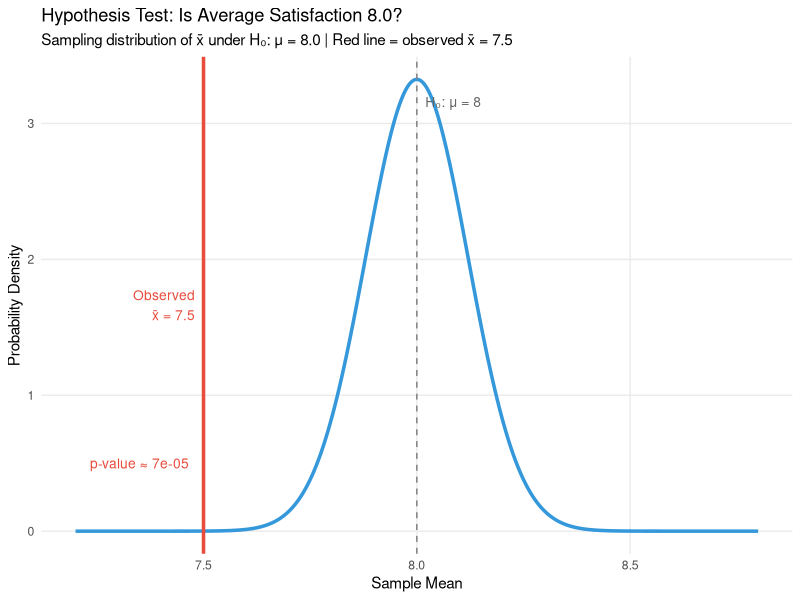
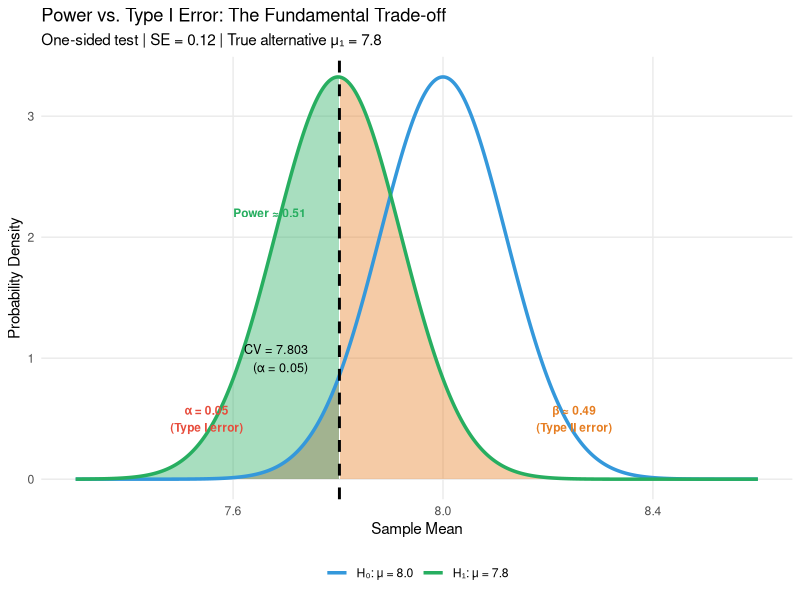
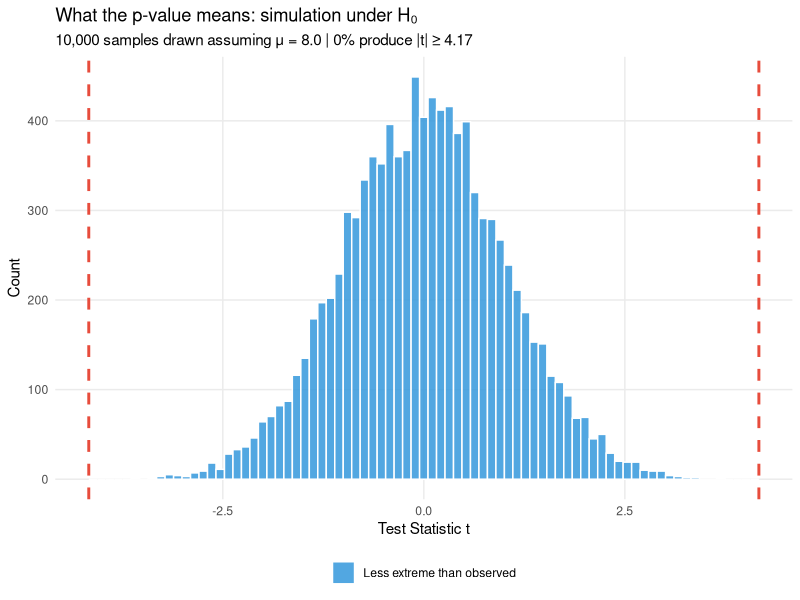
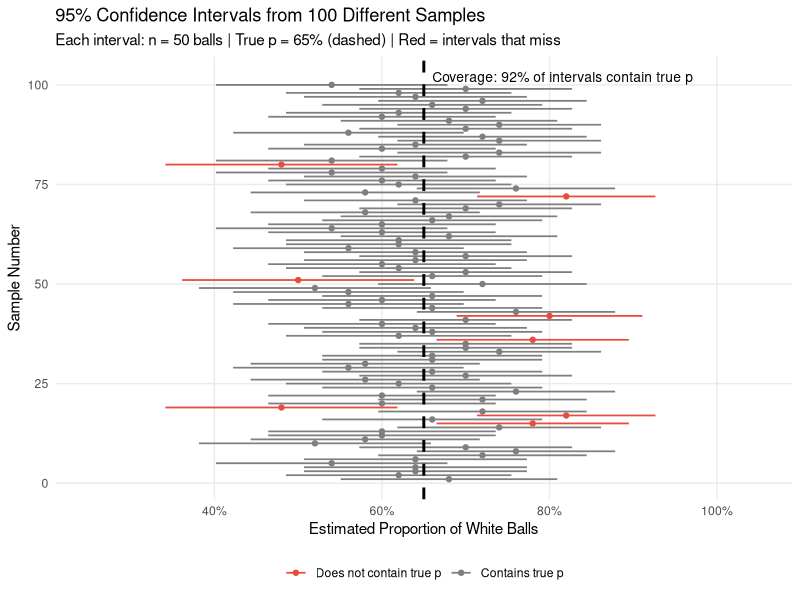
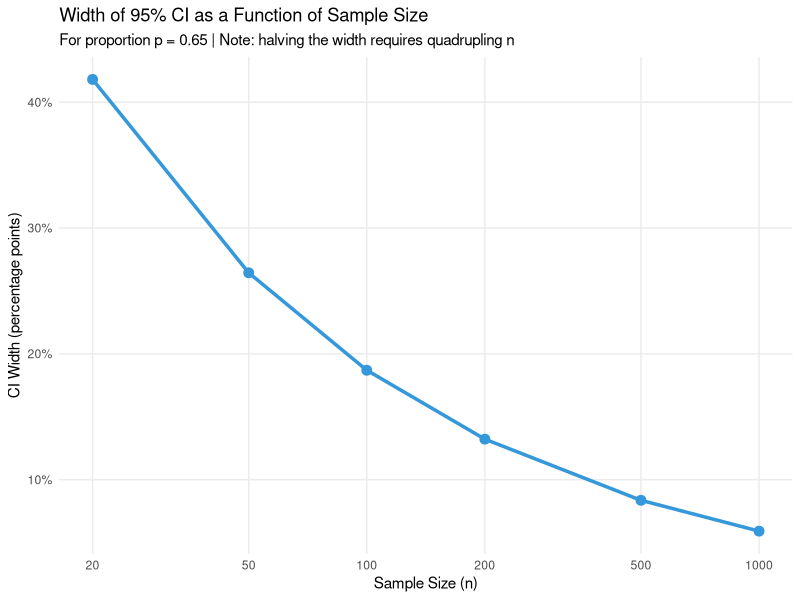

Here is the R script that generated these plots, in order:
## ---- chunk 1
#| code-summary: "Packages used for R examples"
#| message: false
#| warning: false
library(ggplot2)
library(dplyr)
library(tidyr)
library(ggpubr)
## ---- chunk 2
#| include: false
# Pre-compute values referenced in prose before their defining chunks run
n <- 100; x_bar <- 7.5; s <- 1.2; mu_0 <- 8.0
se     <- s / sqrt(n)
t_stat <- (x_bar - mu_0) / se
p_val  <- 2 * pt(abs(t_stat), df = n - 1, lower.tail = FALSE)
n_balls <- 100; n_white <- 68; p_hat <- n_white / n_balls
z_star   <- qnorm(0.975)
se_prop  <- sqrt(p_hat * (1 - p_hat) / n_balls)
ci_lower <- p_hat - z_star * se_prop
ci_upper <- p_hat + z_star * se_prop
## ---- chunk 3
#| code-summary: "Manual hypothesis test and R's t.test()"

# Sample data (summarised)
n      <- 100
x_bar  <- 7.5
s      <- 1.2
mu_0   <- 8.0

# Standard error and test statistic
se     <- s / sqrt(n)
t_stat <- (x_bar - mu_0) / se

# p-value (two-tailed, using t-distribution with df = n - 1)
p_val  <- 2 * pt(abs(t_stat), df = n - 1, lower.tail = FALSE)

cat("Test statistic t =", round(t_stat, 3), "\n")
cat("p-value =", round(p_val, 6), "\n")

# R's built-in t.test() gives the same result
# (requires the raw data; here we use a simulation to illustrate)
set.seed(42)
scores <- rnorm(n, mean = x_bar, sd = s)   # simulated sample matching our summary stats
t_test <- t.test(scores, mu = mu_0, alternative = "two.sided")
t_test
## ---- chunk 4
#| code-summary: "Visualizing the hypothesis test"
#| label: fig-ht
#| fig-cap: "The hypothesis test. The normal curve shows the sampling distribution of the sample mean **if** the null hypothesis were true (μ₀ = 8.0). Our observed mean of 7.5 falls 4.17 standard errors from the null — in the extreme left tail. The red shaded areas show the p-value: the probability of observing a result this extreme or more extreme under H₀."
#| fig-height: 4

x_range <- seq(7.2, 8.8, length.out = 500)
df_curve <- tibble(x = x_range, y = dnorm(x_range, mean = mu_0, sd = se))

crit_val <- qnorm(0.025, mean = mu_0, sd = se)  # lower critical value

ggplot(df_curve, aes(x = x, y = y)) +
  geom_line(linewidth = 1.2, color = "#3498db") +
  geom_area(data = filter(df_curve, x <= mu_0 - abs(x_bar - mu_0)),
    fill = "#e74c3c", alpha = 0.4) +
  geom_area(data = filter(df_curve, x >= mu_0 + abs(x_bar - mu_0)),
    fill = "#e74c3c", alpha = 0.4) +
  geom_vline(xintercept = mu_0, linetype = "dashed", color = "gray50") +
  geom_vline(xintercept = x_bar, linetype = "solid", color = "#e74c3c", linewidth = 1.2) +
  annotate("text", x = mu_0 + 0.02, y = max(df_curve$y) * 0.95,
    label = paste0("H₀: μ = ", mu_0), hjust = 0, color = "gray40", size = 3.5) +
  annotate("text", x = x_bar - 0.02, y = max(df_curve$y) * 0.5,
    label = paste0("Observed\nx̄ = ", x_bar), hjust = 1, color = "#e74c3c", size = 3.5) +
  annotate("text", x = 7.35, y = max(df_curve$y) * 0.15,
    label = paste0("p-value ≈ ", round(p_val, 5)), color = "#e74c3c", size = 3.5) +
  labs(
    title = "Hypothesis Test: Is Average Satisfaction 8.0?",
    subtitle = "Sampling distribution of x̄ under H₀: μ = 8.0 | Red line = observed x̄ = 7.5",
    x = "Sample Mean", y = "Probability Density"
  ) +
  theme_minimal() +
  theme(panel.grid.minor = element_blank())
## ---- chunk 5
#| code-summary: "Power vs. Type I error trade-off"
#| label: fig-power
#| fig-cap: "The power–α trade-off. The blue curve is the sampling distribution of x̄ under H₀ (μ = 8.0); the green curve shows the distribution under a plausible true alternative (μ₁ = 7.8). The dashed vertical line is the critical value for α = 0.05. The red area is α (rejecting a true H₀); the orange area is β (failing to reject when H₁ is true); the green area is power (correctly rejecting H₀). Moving the critical value left reduces α but shrinks the green area — power falls."
#| fig-height: 4

mu_0  <- 8.0
mu_1  <- 7.8   # assumed true alternative
se_ht <- 0.12  # SE from the example (s=1.2, n=100)

alpha_show <- 0.05
cv <- qnorm(alpha_show, mean = mu_0, sd = se_ht)  # one-sided lower critical value

x_seq  <- seq(7.3, 8.6, length.out = 600)
df_two <- tibble(
  x  = x_seq,
  h0 = dnorm(x_seq, mu_0, se_ht),
  h1 = dnorm(x_seq, mu_1, se_ht)
)

ggplot(df_two, aes(x = x)) +
  # α region: left tail of H₀ past CV
  geom_area(data = filter(df_two, x <= cv),
    aes(y = h0), fill = "#e74c3c", alpha = 0.4) +
  # β region: right tail of H₁ past CV (missed detections)
  geom_area(data = filter(df_two, x >= cv),
    aes(y = h1), fill = "#e67e22", alpha = 0.4) +
  # Power region: left tail of H₁ below CV
  geom_area(data = filter(df_two, x <= cv),
    aes(y = h1), fill = "#27ae60", alpha = 0.4) +
  # Distribution curves
  geom_line(aes(y = h0, color = "H₀: μ = 8.0"), linewidth = 1.2) +
  geom_line(aes(y = h1, color = "H₁: μ = 7.8"), linewidth = 1.2) +
  # Critical value
  geom_vline(xintercept = cv, linetype = "dashed", linewidth = 1, color = "black") +
  # Labels
  annotate("text", x = cv - 0.06, y = 1.0,
    label = paste0("CV = ", round(cv, 3), "\n(α = ", alpha_show, ")"),
    hjust = 1, size = 3.2, color = "black") +
  annotate("text", x = 7.55, y = 0.5,
    label = paste0("α = ", alpha_show, "\n(Type I error)"),
    hjust = 0.5, size = 3, color = "#e74c3c", fontface = "bold") +
  annotate("text", x = 8.25, y = 0.5,
    label = paste0("β ≈ ", round(1 - pnorm(cv, mu_1, se_ht), 2), "\n(Type II error)"),
    hjust = 0.5, size = 3, color = "#e67e22", fontface = "bold") +
  annotate("text", x = 7.67, y = 2.2,
    label = paste0("Power ≈ ", round(pnorm(cv, mu_1, se_ht), 2)),
    hjust = 0.5, size = 3, color = "#27ae60", fontface = "bold") +
  scale_color_manual(
    values = c("H₀: μ = 8.0" = "#3498db", "H₁: μ = 7.8" = "#27ae60"),
    name = NULL) +
  labs(
    title = "Power vs. Type I Error: The Fundamental Trade-off",
    subtitle = paste0("One-sided test | SE = ", se_ht,
      " | True alternative μ₁ = ", mu_1),
    x = "Sample Mean", y = "Probability Density"
  ) +
  theme_minimal() +
  theme(legend.position = "bottom", panel.grid.minor = element_blank())
## ---- chunk 6
#| label: tbl-power
#| tbl-cap: "How the choice of α determines the trade-off between Type I error rate and power, for a one-sided test with SE = 0.12 and a true alternative of μ₁ = 7.8."
#| code-summary: "Power table for different α levels"

alphas_tbl <- c(0.10, 0.05, 0.01)
cvs_tbl    <- qnorm(alphas_tbl, mean = mu_0, sd = se_ht)
powers_tbl <- pnorm(cvs_tbl,   mean = mu_1, sd = se_ht)

power_table <- tibble(
  `α (significance level)`   = alphas_tbl,
  `Critical value`            = round(cvs_tbl, 3),
  `Power (1 − β)`             = round(powers_tbl, 3),
  `Type II error rate (β)`    = round(1 - powers_tbl, 3)
)

knitr::kable(power_table)
## ---- chunk 7
#| code-summary: "Demonstrating what a p-value is via simulation"
#| label: fig-pval-sim
#| fig-cap: "Simulating what the p-value means. We draw 10,000 samples from a population where H₀ is true (μ = 8.0), compute the test statistic for each, and record the proportion that are at least as extreme as our observed t = -4.17. That proportion is the p-value."
#| fig-height: 3.5

set.seed(42)
n_sim <- 10000
sim_tstats <- replicate(n_sim, {
  sim_sample <- rnorm(n, mean = mu_0, sd = s)
  (mean(sim_sample) - mu_0) / (sd(sim_sample) / sqrt(n))
})

sim_p <- mean(abs(sim_tstats) >= abs(t_stat))

ggplot(tibble(t = sim_tstats), aes(x = t)) +
  geom_histogram(aes(fill = abs(t) >= abs(t_stat)), bins = 80,
    color = "white", alpha = 0.85) +
  scale_fill_manual(values = c("FALSE" = "#3498db", "TRUE" = "#e74c3c"),
    labels = c("FALSE" = "Less extreme than observed",
               "TRUE" = paste0("At least as extreme (", round(sim_p * 100, 3), "%)")),
    name = NULL) +
  geom_vline(xintercept = c(-abs(t_stat), abs(t_stat)),
    linetype = "dashed", color = "#e74c3c", linewidth = 1) +
  labs(
    title = "What the p-value means: simulation under H₀",
    subtitle = paste0("10,000 samples drawn assuming μ = 8.0 | ",
      round(sim_p * 100, 3), "% produce |t| ≥ ", round(abs(t_stat), 2)),
    x = "Test Statistic t", y = "Count"
  ) +
  theme_minimal() +
  theme(legend.position = "bottom", panel.grid.minor = element_blank())
## ---- chunk 8
#| code-summary: "Constructing a 95% confidence interval for a proportion"

n_balls   <- 100
n_white   <- 68
p_hat     <- n_white / n_balls

se_prop   <- sqrt(p_hat * (1 - p_hat) / n_balls)
z_star    <- qnorm(0.975)   # = 1.96

ci_lower  <- p_hat - z_star * se_prop
ci_upper  <- p_hat + z_star * se_prop

cat("Point estimate: p̂ =", p_hat, "\n")
cat("Standard error: SE =", round(se_prop, 4), "\n")
cat("95% CI: [", round(ci_lower, 3), ",", round(ci_upper, 3), "]\n")

# R's built-in function
prop.test(x = n_white, n = n_balls, conf.level = 0.95)
## ---- chunk 9
#| code-summary: "Visualizing 95% confidence: many CIs from the same population"
#| label: fig-ci-coverage
#| fig-cap: "100 confidence intervals, each constructed from a different sample of 50 balls from the same ball pit (true p = 0.65, dashed line). About 95 of the 100 intervals contain the true proportion (grey). The red intervals are the roughly 5% that miss — not because we did anything wrong, but because that is the expected behaviour of a 95% procedure."
#| fig-height: 6

set.seed(99)
true_p   <- 0.65
N        <- 5000
pop      <- sample(c("White", "Grey"), N, replace = TRUE,
                   prob = c(true_p, 1 - true_p))
n_ci     <- 50
n_trials <- 100

ci_results <- bind_rows(lapply(seq_len(n_trials), function(i) {
  s     <- sample(pop, n_ci, replace = FALSE)
  ph    <- mean(s == "White")
  se_i  <- sqrt(ph * (1 - ph) / n_ci)
  tibble(
    trial = i,
    p_hat = ph,
    lower = ph - 1.96 * se_i,
    upper = ph + 1.96 * se_i,
    covers = (ph - 1.96 * se_i <= true_p) & (ph + 1.96 * se_i >= true_p)
  )
}))

coverage_pct <- round(mean(ci_results$covers) * 100, 1)

ggplot(ci_results, aes(y = trial, x = p_hat, color = covers)) +
  geom_point(size = 1.5) +
  geom_errorbarh(aes(xmin = lower, xmax = upper), height = 0, linewidth = 0.6) +
  geom_vline(xintercept = true_p, linetype = "dashed", color = "black", linewidth = 1) +
  scale_color_manual(values = c("TRUE" = "grey50", "FALSE" = "#e74c3c"),
    labels = c("TRUE" = "Contains true p", "FALSE" = "Does not contain true p"),
    name = NULL) +
  scale_x_continuous(labels = scales::percent_format(), limits = c(0.25, 1.05)) +
  annotate("text", x = 0.66, y = n_trials * 1.02,
    label = paste0("Coverage: ", coverage_pct, "% of intervals contain true p"),
    hjust = 0, size = 3.5) +
  labs(
    title = "95% Confidence Intervals from 100 Different Samples",
    subtitle = paste0("Each interval: n = ", n_ci, " balls | True p = 65% (dashed) | Red = intervals that miss"),
    x = "Estimated Proportion of White Balls", y = "Sample Number"
  ) +
  theme_minimal() +
  theme(legend.position = "bottom", panel.grid.minor = element_blank())
## ---- chunk 10
#| code-summary: "CI width as a function of sample size"
#| label: fig-ci-width
#| fig-cap: "Confidence interval width decreases with sample size, but with diminishing returns. Quadrupling the sample size halves the CI width."
#| fig-height: 3.5

ci_width_df <- bind_rows(lapply(c(20, 50, 100, 200, 500, 1000), function(sn) {
  ph  <- true_p  # use known true p for illustration
  se_n <- sqrt(ph * (1 - ph) / sn)
  tibble(n = sn, width = 2 * 1.96 * se_n)
}))

ggplot(ci_width_df, aes(x = n, y = width)) +
  geom_line(color = "#3498db", linewidth = 1.2) +
  geom_point(color = "#3498db", size = 3) +
  scale_x_log10(breaks = c(20, 50, 100, 200, 500, 1000)) +
  scale_y_continuous(labels = scales::percent_format()) +
  labs(
    title = "Width of 95% CI as a Function of Sample Size",
    subtitle = "For proportion p = 0.65 | Note: halving the width requires quadrupling n",
    x = "Sample Size (n)", y = "CI Width (percentage points)"
  ) +
  theme_minimal() +
  theme(panel.grid.minor = element_blank())
## ---- chunk 11
#| code-summary: "Customer satisfaction CI"

ci_sat_lower <- x_bar - qnorm(0.975) * se
ci_sat_upper <- x_bar + qnorm(0.975) * se

cat("95% CI for mean satisfaction: [",
  round(ci_sat_lower, 3), ",", round(ci_sat_upper, 3), "]\n")
cat("H₀ value (μ₀ = 8.0) inside the CI?", ci_sat_lower <= mu_0 & mu_0 <= ci_sat_upper)
